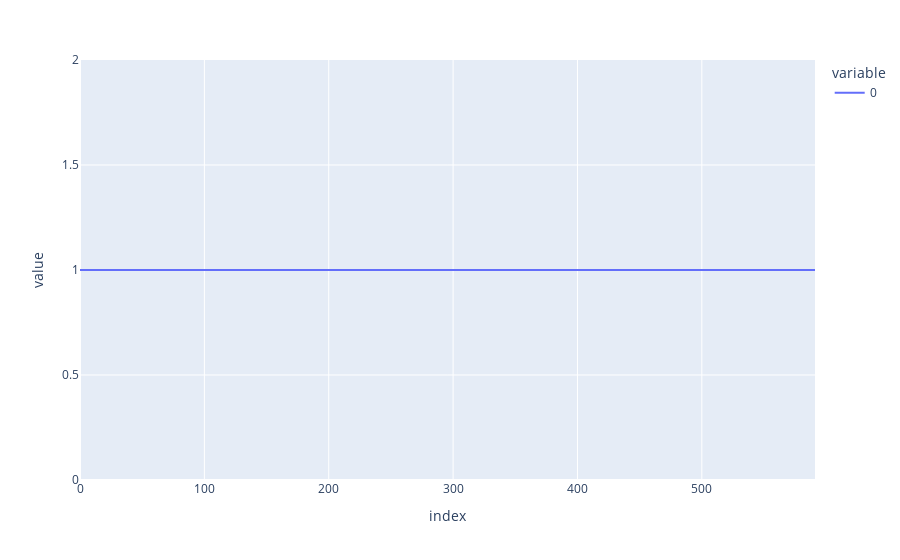

This figure's notebook cell:
### Code cell
px.line(np.array(lr_portfolio))

### Figure 1 — Plotly figure (JSON) as saved in the notebook; plotly's stock layout.template omitted (floating-point values rounded to 4 significant figures; data arrays with more than 128 entries replaced by an {"elided": "..."} marker saying what was removed)
{"data": [{"hovertemplate": "variable=0<br>index=%{x}<br>value=%{y}<extra></extra>", "legendgroup": "0", "line": {"color": "#636efa", "dash": "solid"}, "marker": {"symbol": "circle"}, "mode": "lines", "name": "0", "orientation": "v", "showlegend": true, "type": "scatter", "x": {"elided": "592 int values"}, "xaxis": "x", "y": {"elided": "592 int values"}, "yaxis": "y"}], "layout": {"legend": {"title": {"text": "variable"}, "tracegroupgap": 0}, "margin": {"t": 60}, "xaxis": {"anchor": "y", "domain": [0, 1], "title": {"text": "index"}}, "yaxis": {"anchor": "x", "domain": [0, 1], "title": {"text": "value"}}}}
